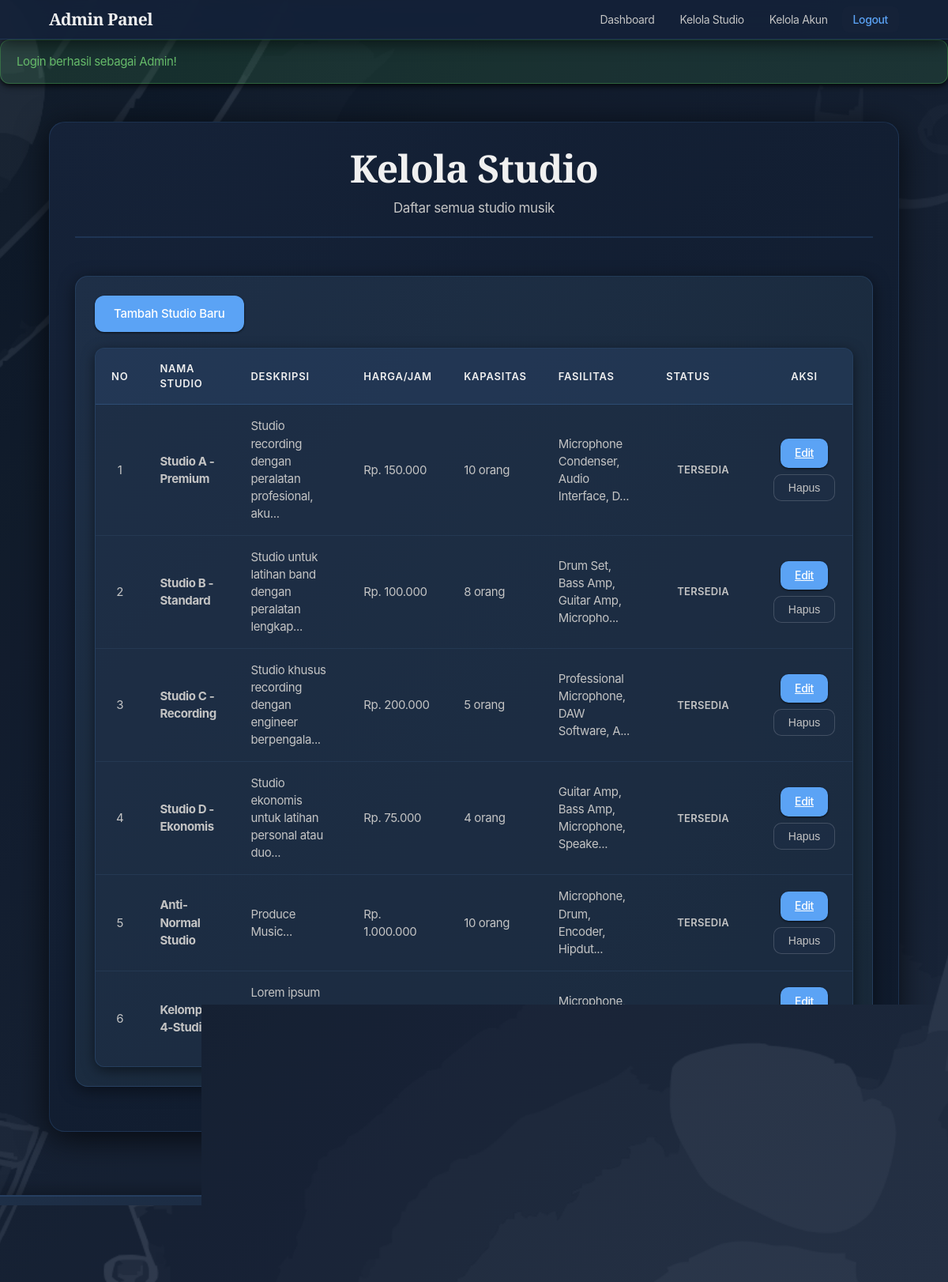
Page /public/index.php?url=admin/studios (signed in) on the committed database.
### tables this page shows
CREATE TABLE `studios` (
  `id_studio` int(11) NOT NULL,
  `nama_studio` varchar(100) NOT NULL,
  `deskripsi` text DEFAULT NULL,
  `harga_per_jam` decimal(10,2) NOT NULL,
  `fasilitas` text DEFAULT NULL,
  `kapasitas` int(11) NOT NULL,
  `gambar` varchar(255) DEFAULT NULL,
  `status_ketersediaan` enum('Tersedia','Tidak Tersedia') DEFAULT 'Tersedia',
  `created_at` timestamp NULL DEFAULT current_timestamp()
);

### core/Controller.php (called while the page is built, shortened)
<?php
class Controller {
    public function view($view, $data = []) {
        extract($data);
        $viewFile = __DIR__ . "/../app/views/$view.php";
        require_once $viewFile;
    }
}
?>

### app/controllers/AdminController.php (called while the page is built, shortened)
<?php
require_once __DIR__ . '/../../core/Controller.php';
class AdminController extends Controller {
    public function studios() {
        $this->view('admin/studios', [
            'admin' => $_SESSION['admin'],
            'studios' => $this->model('Studio')->all(),
            'title' => 'Kelola Studio'
        ]);
    }
}
?>

### core/Model.php (called while the page is built, shortened)
<?php
class Model {
    protected $db, $table, $primaryKey = 'id';
    public function __construct() {
        $this->db = (new Database())->getConnection();
    }
    public function all() {
        return $this->db->query("SELECT * FROM {$this->table}")->fetchAll(PDO::FETCH_ASSOC);
    }
}
?>

### app/views/admin/studios.php (the view, shortened to what this page needs)
<?php include __DIR__ . '/header.php'; ?>
<div class="admin-dashboard-container">
    <div class="page-header">
        <h1>Kelola Studio</h1>
        <p>Daftar semua studio musik</p>
    </div>
    <div class="admin-section">
        <div style="margin-bottom: 20px;">
            <a href="/Studio-Music/public/index.php?url=admin/addStudio" class="btn btn-primary">
                Tambah Studio Baru
            </a>
        </div>
        <?php if (!empty($studios)): ?>
            <div class="table-responsive">
                <table class="booking-table">
                    <thead>
                        <tr>
                            <th>No</th>
                            <th>Nama Studio</th>
                            <th>Deskripsi</th>
                            <th>Harga/Jam</th>
                            <th>Kapasitas</th>
                            <th>Fasilitas</th>
                            <th>Status</th>
                            <th>Aksi</th>
                        </tr>
                    </thead>
                    <tbody>
                        <?php $no = 1; ?>
                        <?php foreach ($studios as $studio): ?>
                            <tr>
                                <td><?= $no++ ?></td>
                                <td><strong><?= htmlspecialchars($studio['nama_studio']) ?></strong></td>
                                <td><?= htmlspecialchars(substr($studio['deskripsi'], 0, 50)) ?>...</td>
                                <td>Rp. <?= number_format($studio['harga_per_jam'], 0, ',', '.') ?></td>
                                <td><?= $studio['kapasitas'] ?> orang</td>
                                <td><?= htmlspecialchars(substr($studio['fasilitas'], 0, 40)) ?>...</td>
                                <td>
                                    <span class="status-badge status-<?= strtolower($studio['status_ketersediaan']) ?>">
                                        <?= htmlspecialchars($studio['status_ketersediaan']) ?>
                                    </span>
                                </td>
                                <td>
                                    <div class="action-buttons">
                                        <a href="/Studio-Music/public/index.php?url=admin/editStudio/<?= $studio['id_studio'] ?>"
                                           class="btn-approve">
                                            Edit
                                        </a>
                                        <form method="POST" action="/Studio-Music/public/index.php?url=admin/deleteStudio" style="display: inline;">
                                            <button type="submit" class="btn-reject" onclick="return confirm('Yakin hapus studio ini?')">
                                                Hapus
                                            </button>
                                        </form>
                                    </div>
                                </td>
                            </tr>
                        <?php endforeach; ?>
                    </tbody>
                </table>
            </div>
        <?php endif; ?>
    </div>
</div>
<?php include __DIR__ . '/footer.php'; ?>

### public/index.php (shortened to what this page needs)
<?php
require_once '../core/Controller.php';
require_once '../core/Model.php';
$url = isset($_GET['url']) ? $_GET['url'] : 'auth/login';
$url = rtrim($url, '/');
$url = filter_var($url, FILTER_SANITIZE_URL);
$url = explode('/', $url);
$controllerName = isset($url[0]) && !empty($url[0]) ? ucfirst($url[0]) . 'Controller' : 'AuthController';
$controllerFile = '../app/controllers/' . $controllerName . '.php';
if (file_exists($controllerFile)) {
    $controller = new $controllerName();
    $method = isset($url[1]) && !empty($url[1]) ? $url[1] : 'login';
    $params = isset($url[2]) ? array_slice($url, 2) : [];
    if (method_exists($controller, $method)) {
        call_user_func_array([$controller, $method], $params);
    } else {
        http_response_code(404);
        echo "404 - Method tidak ditemukan: " . $method;
    }
} else {
    http_response_code(404);
    echo "404 - Controller tidak ditemukan: " . $controllerName;
}
?>

### app/views/admin/header.php (shortened to what this page needs)
<!DOCTYPE html>
<html lang="id">
<head>
    <link rel="stylesheet" href="/Studio-Music/public/css/main.css">
</head>
<body>
    <nav class="navbar">
        <div class="navbar-container">
            <div class="navbar-brand">
                <h2>Admin Panel</h2>
            </div>
            <ul class="navbar-menu">
                <li><a href="/Studio-Music/public/index.php?url=admin/dashboard" class="nav-link">Dashboard</a></li>
                <li><a href="/Studio-Music/public/index.php?url=admin/studios" class="nav-link">Kelola Studio</a></li>
                <li><a href="/Studio-Music/public/index.php?url=admin/users" class="nav-link">Kelola Akun</a></li>
                <li><a href="/Studio-Music/public/index.php?url=admin/logout" class="nav-link logout">Logout</a></li>
            </ul>
        </div>
    </nav>
    <?php
    if (isset($_SESSION['flash'])) {
        $flash = $_SESSION['flash'];
        echo '<div class="alert alert-' . $flash['type'] . '">' . $flash['message'] . '</div>';
    }
    ?>
    <main class="main-content">

### app/views/admin/footer.php (shortened to what this page needs)
    </main>
    <footer class="footer">
        <div class="footer-container">
            <p>&copy; <?= date('Y') ?> Studio Musik - Admin Panel</p>
            <p>Sistem Management Booking Studio</p>
        </div>
    </footer>
</body>
</html>

### rows in the picture
studios: nama_studio "Studio A - Premium", deskripsi "Studio recording dengan peralatan profesional, aku", harga_per_jam "150.000", kapasitas "10", fasilitas "Microphone Condenser, Audio Interface, D", status_ketersediaan "TERSEDIA"
studios: nama_studio "Studio B - Standard", deskripsi "Studio untuk latihan band dengan peralatan lengkap", harga_per_jam "100.000", kapasitas "8", fasilitas "Drum Set, Bass Amp, Guitar Amp, Micropho", status_ketersediaan "TERSEDIA"
studios: nama_studio "Studio C - Recording", deskripsi "Studio khusus recording dengan engineer berpengala", harga_per_jam "200.000", kapasitas "5", fasilitas "Professional Microphone, DAW Software, A", status_ketersediaan "TERSEDIA"
studios: nama_studio "Studio D - Ekonomis", deskripsi "Studio ekonomis untuk latihan personal atau duo", harga_per_jam "75.000", kapasitas "4", fasilitas "Guitar Amp, Bass Amp, Microphone, Speake", status_ketersediaan "TERSEDIA"
studios: nama_studio "Anti-Normal Studio", deskripsi "Produce Music", harga_per_jam "1.000.000", kapasitas "10", fasilitas "Microphone, Drum, Encoder, Hipdut", status_ketersediaan "TERSEDIA"
studios: nama_studio "Kelompok 4-Studio", deskripsi "Lorem ipsum dolor sit amet, consectetur adipiscing", fasilitas "Microphone, Tumbler Tuku"

### other values in the picture
$flash['message'] "Login berhasil sebagai Admin!"
